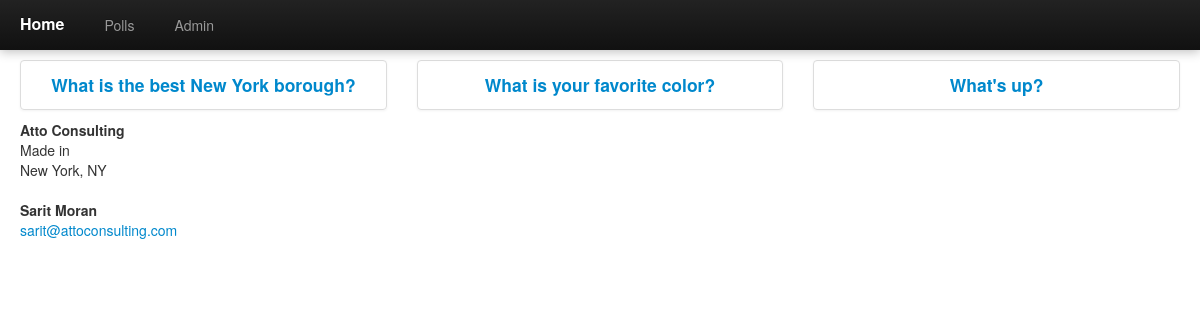
Before: /polls/ with the older database file.
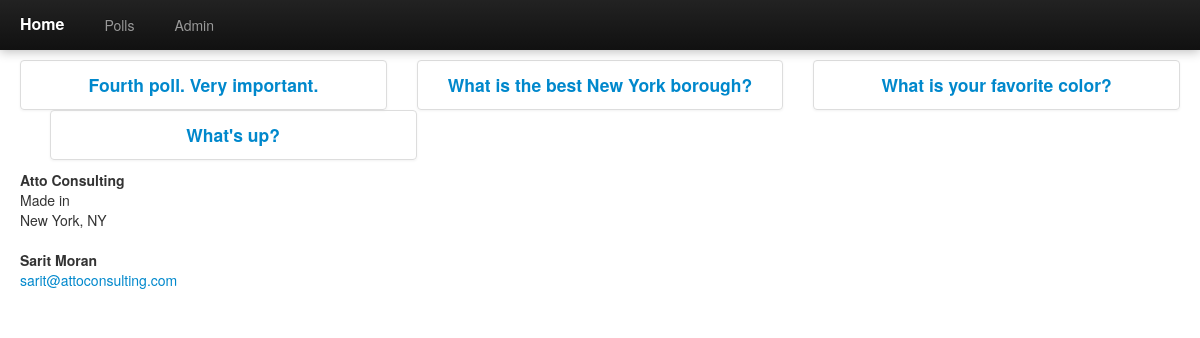
After: the same page with the newer database file.
### polls/models.py (models this page shows, shortened)
class Poll(models.Model):
    question = models.CharField(max_length=200)
    pub_date = models.DateTimeField('date published')

### polls/views.py (the view)
class IndexView(generic.ListView):
    template_name = 'polls/index.html'
    context_object_name = 'latest_poll_list'
    def get_queryset(self):
        return Poll.objects.filter(
            pub_date__lte=timezone.now()
        ).order_by('-pub_date')[:5]

### polls/templates/polls/index.html (shortened to what this page needs)
{% extends "base.html" %}
{% block content %}
<ul class="span12 poll-list fluid">
    <div class="span12 fluid">
    {% for poll in latest_poll_list %}
        <div class="span4 thumbnail fluid">
            <h4><a href="{% url 'polls:detail' poll.id %}">{{ poll.question }}</a></h4>
        </div>
    {% endfor %}
    </div>
</ul>
{% endblock %}

Changed rows visible on the page:
added Poll: question "Fourth poll. Very important."
